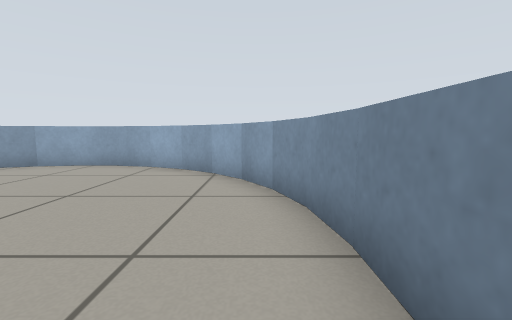
[1] (above)

14 first-person views from a walk through a world built for the Gazebo simulator. The camera is 0.5 m above the floor, tilts 6° down and sees 90° across. The floor is counted in squares, 0.5 m on a side. Each view is taken from the middle of a square. On the plan, view 1 faces up. The plan holds only what a view shows up to about 11 squares ahead; the rest is blank. The place goes on beyond the plan.

[2]
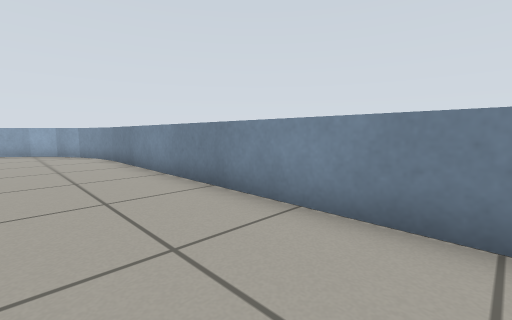

[3]
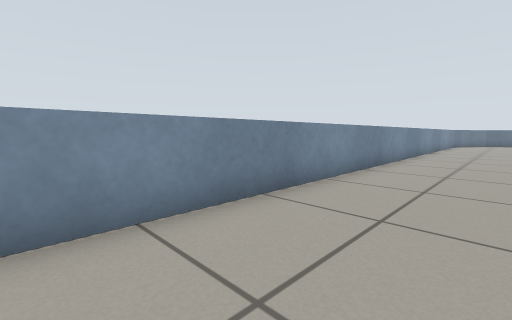

[4]
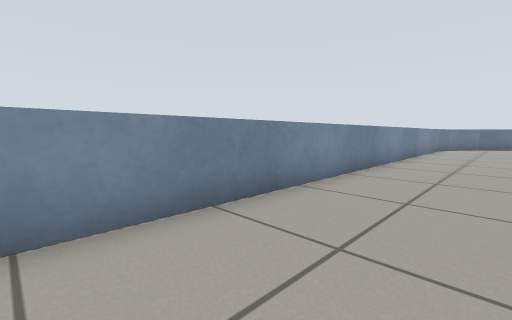

[5]
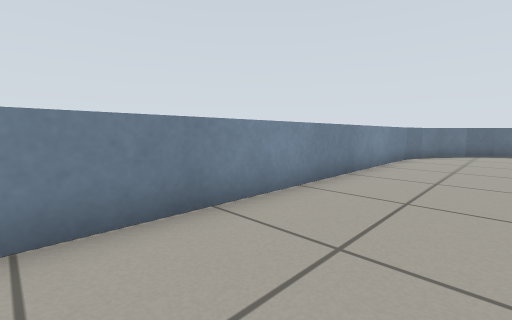

[6]
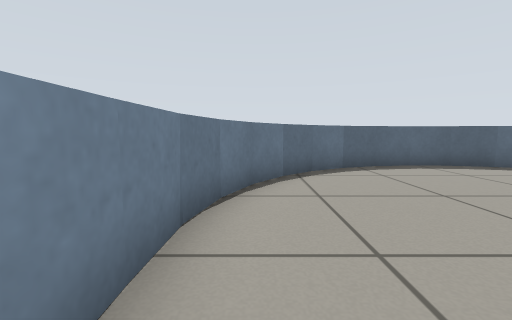

[7]
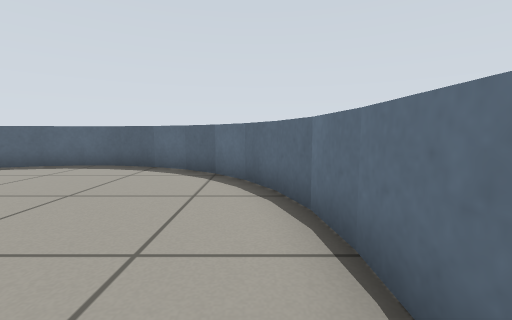

[8]
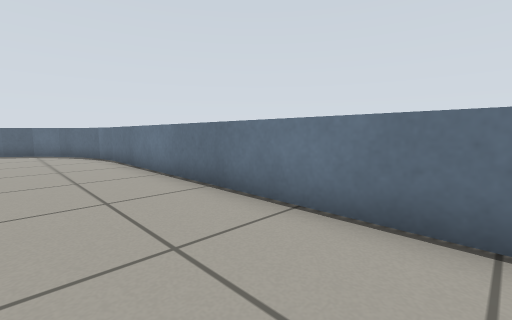

[9]
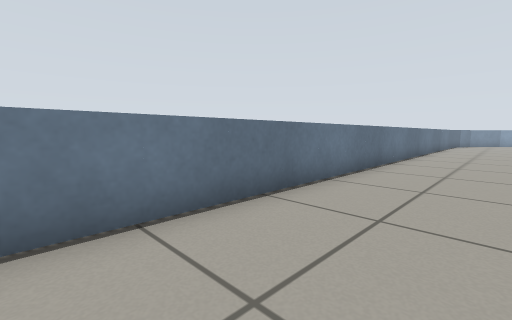

[10]
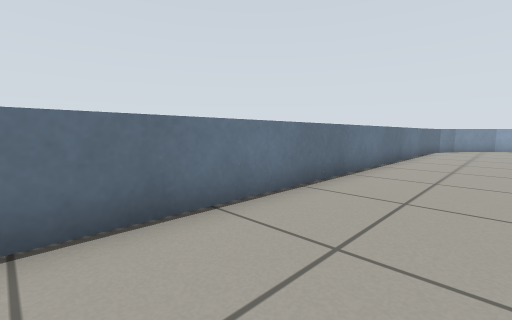

[11]
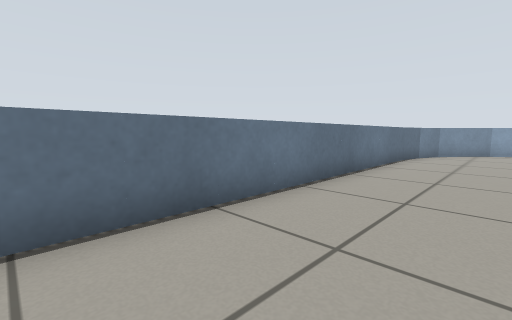

[12]
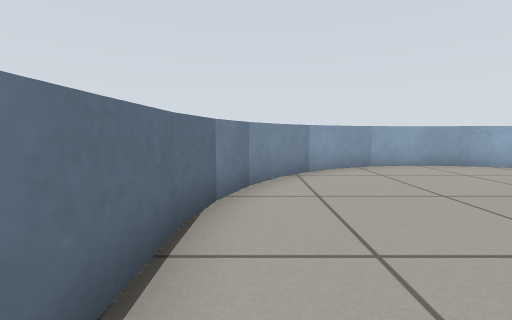

[13]
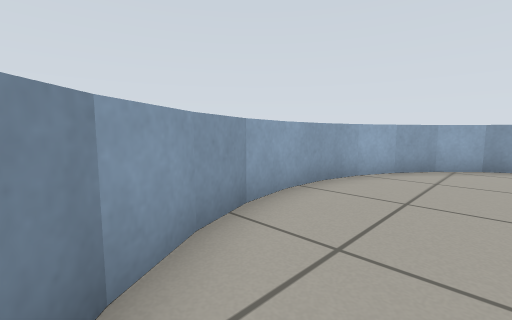

[14]
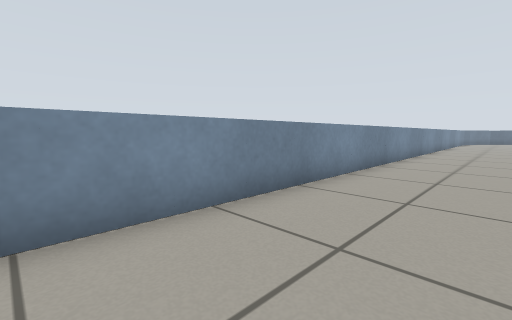

### Floor plan
Points are (right, up) in squares from view 1. A wall is a line through its corners. A room is listed if a view was taken in it or the views show most of it. See-through windows are left out.
Room 1 (views 1, 2, 3, 4, 5, 6, 7, 8, 9, 10, 11, 12, 13, 14)
walls: (-10.9, -26) (-10.7, -27.3); (0.9, 2.1) (0.7, 3.5); (-10.8, 2.6) (-10.8, -26.1); (0.8, -26.8) (0.8, 2.2); (-10.7, -27.2) (-10.3, -28.4); (0.7, 3.3) (0.3, 4.5); (-10.6, 3.8) (-10.8, 2.5); (0.5, -28) (0.8, -26.6); (-10.4, -28.3) (-9.7, -29.5); (0.3, 4.4) (-0.3, 5.5); (-10.1, 4.9) (-10.6, 3.7); (0, -29) (0.5, -27.8); (-9.8, -29.3) (-9, -30.3) (-8, -31); (-0.2, 5.4) (-1.2, 6.4); (-9.4, 5.8) (-10.1, 4.8); (-0.6, -29.9) (0.1, -28.9); (-1, 6.3) (-2, 7); (-8.6, 6.7) (-9.5, 5.7); (-1.6, -30.8) (-0.6, -29.8); (-8.2, -30.9) (-6.9, -31.5); (-1.9, 7) (-3.2, 7.6); (-7.6, 7.2) (-8.7, 6.6); (-2.6, -31.3) (-1.5, -30.7); (-3.1, 7.5) (-4.3, 7.8); (-7.1, -31.5) (-5.9, -31.8); (-3.7, -31.7) (-2.4, -31.2); (-6.5, 7.7) (-7.7, 7.2); (-5.4, 7.8) (-6.6, 7.6); (-4.1, 7.8) (-5.5, 7.8); (-6, -31.8) (-4.7, -31.8); (-4.9, -31.9) (-3.5, -31.7)

Positions as (right, up) in squares from view 1, and headings:
1: (0, 0), facing up
2: (-2, -8), facing up-right
3: (-2, -5), facing down-right
4: (-2, -10), facing down-right
5: (-2, -16), facing down-right
6: (0, -24), facing down
7: (-10, -24), facing down
8: (-8, -16), facing down-left
9: (-8, -19), facing up-left
10: (-8, -12), facing up-left
11: (-8, -8), facing up-left
12: (-10, 0), facing up
13: (-9, 5), facing up-right
14: (-2, 0), facing down-right
